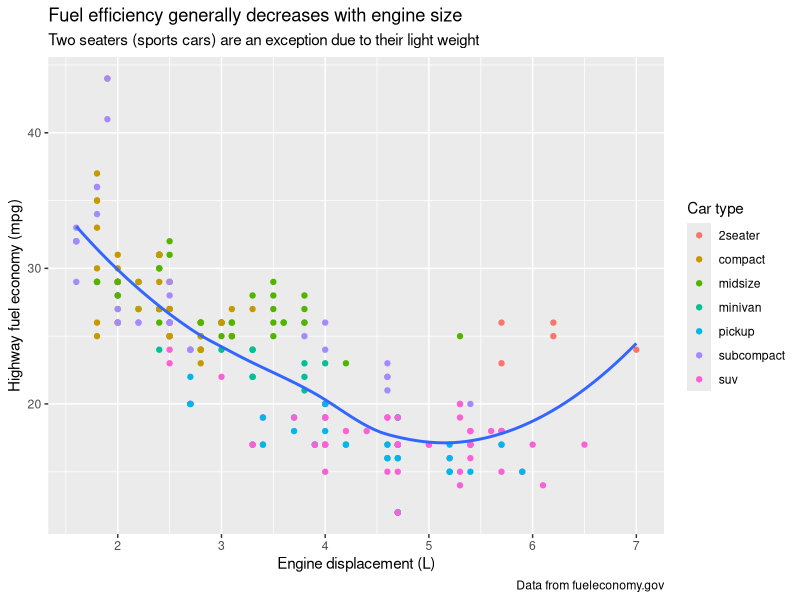
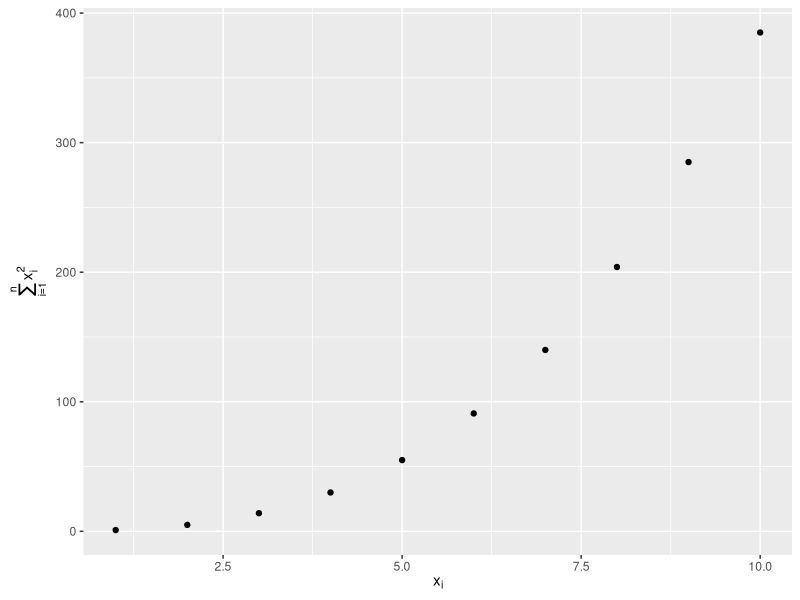
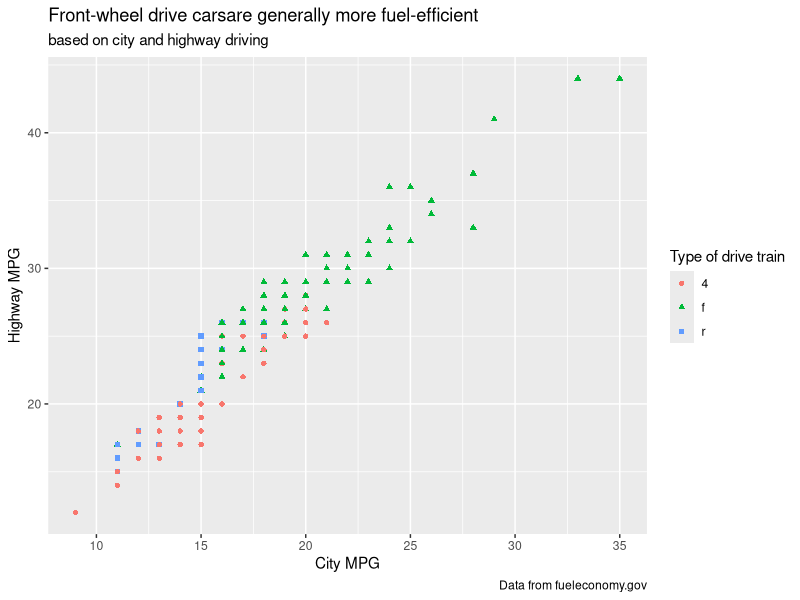
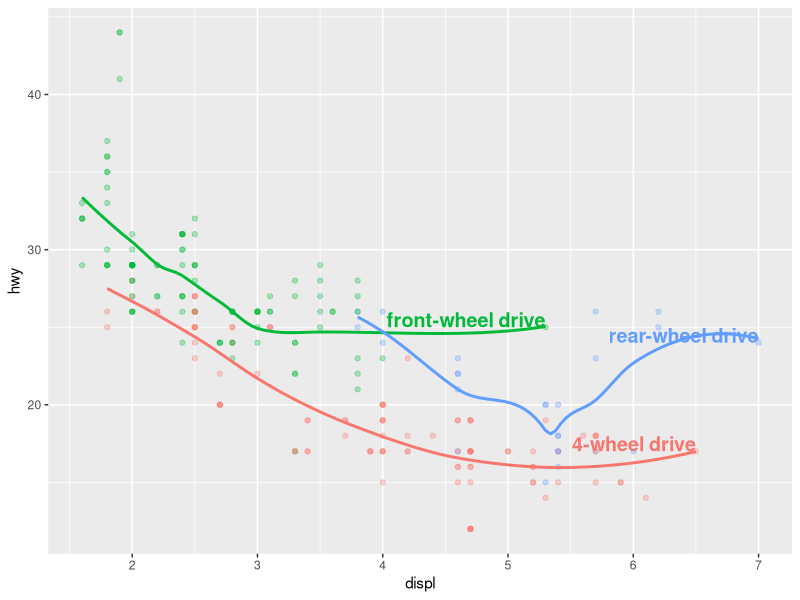
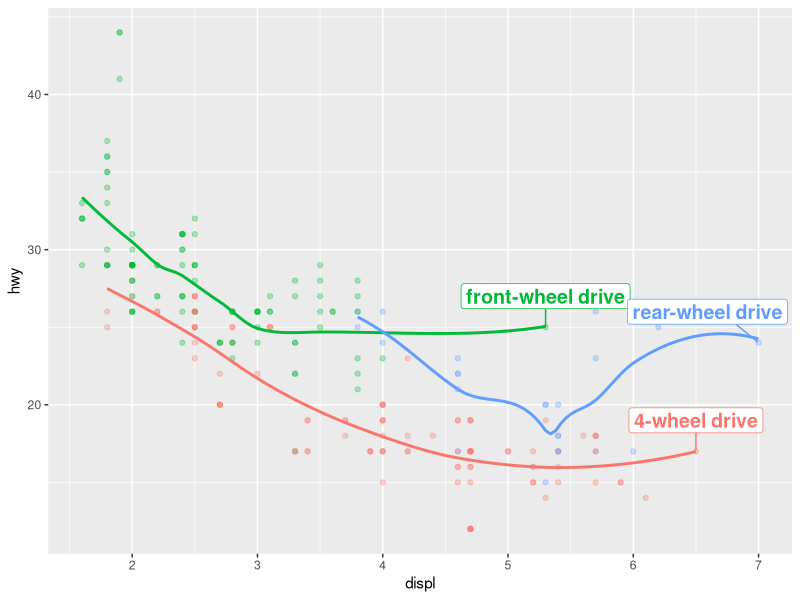
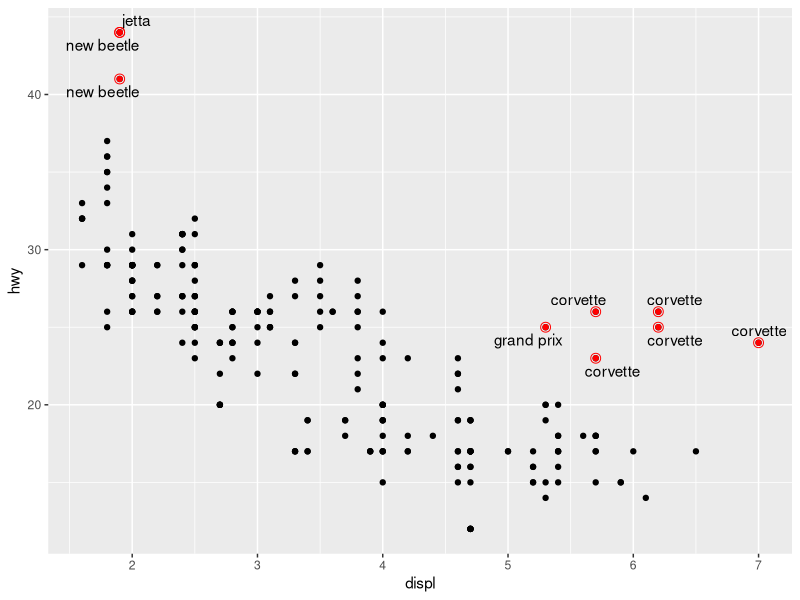
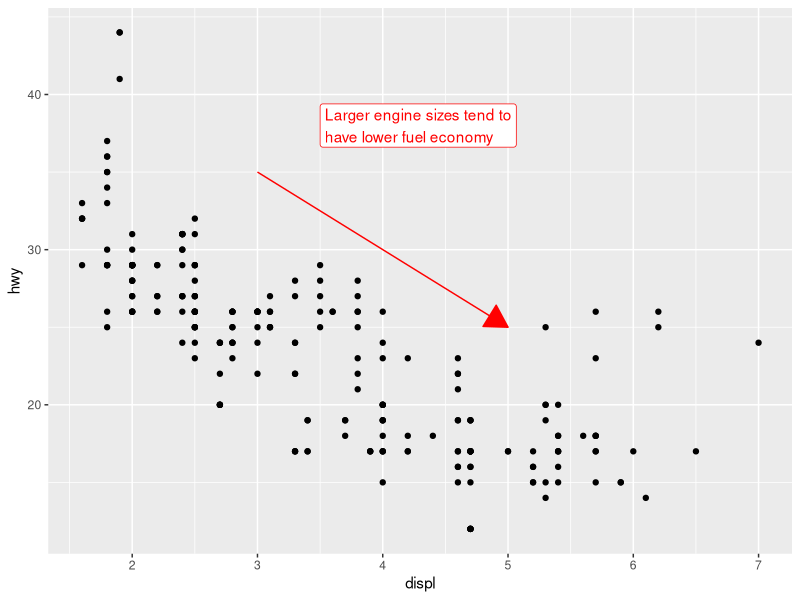
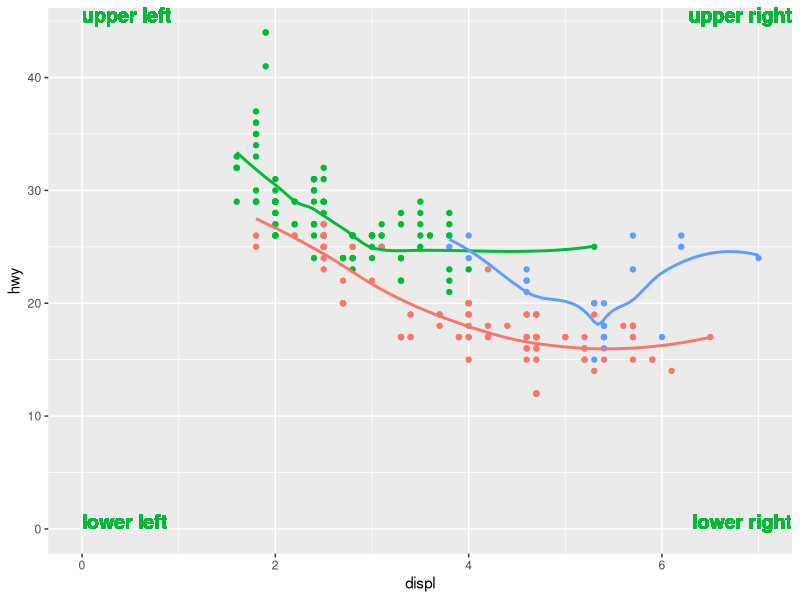

R code for these plots, in order:
## ---- chunk 1
library(tidyverse)
library(scales)
library(ggrepel)
library(patchwork)
## ---- chunk 2
ggplot(mpg, aes(x = displ, y = hwy)) +
  geom_point(aes(color = class)) +
  geom_smooth(se = FALSE) +
  labs(
    x = "Engine displacement (L)",
    y = "Highway fuel economy (mpg)",
    color = "Car type",
    title = "Fuel efficiency generally decreases with engine size",
    subtitle = "Two seaters (sports cars) are an exception due to their light weight",
    caption = "Data from fueleconomy.gov"
  )
## ---- chunk 3
df <- tibble(
  x = 1:10,
  y = cumsum(x^2)
)

ggplot(df, aes(x, y)) +
  geom_point() +
  labs(
    x = quote(x[i]),
    y = quote(sum(x[i] ^ 2, i == 1, n))
  )
## ---- chunk 4
ggplot(mpg, aes(x = cty, y = hwy)) +
  geom_point(aes(color = drv, shape = drv)) +
  labs(
    title = "Front-wheel drive carsare generally more fuel-efficient",
    subtitle = "based on city and highway driving",
    color = "Type of drive train",
    shape = "Type of drive train",
    x = "City MPG",
    y = "Highway MPG",
    color = "Type of drive train",
    caption = "Data from fueleconomy.gov"
  )
## ---- chunk 5
# create a new data frame containing the desired "labels"
label_info <- mpg |> 
  group_by(drv) |> 
  arrange(desc(displ)) |> 
  slice_head(n = 1) |> 
  mutate(
    drive_type = case_when(
      drv == "f" ~ "front-wheel drive",
      drv == "r" ~ "rear-wheel drive",
      drv == "4" ~ "4-wheel drive"
    )
  ) |> 
  select(displ, hwy, drv, drive_type)

# use the new data frame to directly label the mpg data
ggplot(mpg, aes(x = displ, y = hwy, color = drv)) +
  geom_point(alpha = 0.3) +
  geom_smooth(se = FALSE) +
  geom_text(
    data = label_info,
    aes(x = displ, y = hwy, label = drive_type),
    fontface = "bold", size = 5, hjust = "right", vjust = "bottom"
  ) +
  theme(legend.position = "none")
## ---- chunk 6
ggplot(mpg, aes(x = displ, y = hwy, color = drv)) +
  geom_point(alpha = 0.3) +
  geom_smooth(se = FALSE) +
  geom_label_repel(
    data = label_info,
    aes(x = displ, y = hwy, label = drive_type),
    fontface = "bold", size = 5, nudge_y = 2
  ) +
  theme(legend.position = "none")
## ---- chunk 7
potential_outliers <- mpg |> 
  filter(hwy > 40 | (hwy > 20 & displ > 5))

ggplot(mpg, aes(x = displ, y = hwy)) +
  geom_point() +
  geom_text_repel(data = potential_outliers, aes(label = model)) +
  geom_point(data = potential_outliers, color = "red") +
  geom_point(
    data = potential_outliers,
    color = "red", size = 3, shape = "circle open"
  )
## ---- chunk 8
trend_text <- "Larger engine sizes tend to have lower fuel economy" |> 
  str_wrap(width = 30)

trend_text

## ---- chunk 9
ggplot(mpg, aes(x = displ, y = hwy)) +
  geom_point() +
  annotate(
    geom = "label", x = 3.5, y = 38,
    label = trend_text,
    hjust = "left", color = "red"
  ) +
  annotate(
    geom = "segment",
    x = 3, y = 35, xend = 5, yend = 25, color = "red",
    arrow = arrow(type = "closed")
  )
## ---- chunk 10
ggplot(mpg, aes(x = displ, y = hwy, color = drv)) +
  geom_point() +
  geom_smooth(se = FALSE) +
  geom_text(
    aes(x = 0, y = Inf, label = "upper left"),
    fontface = "bold", size = 5, hjust = "left", vjust="top"
  ) +
  geom_text(
    aes(x = Inf, y = Inf, label = "upper right"),
    fontface = "bold", size = 5, hjust = "right", vjust = "top"
  ) +
  geom_text(
    aes(x = 0, y = 0, label = "lower left"),
    fontface = "bold", size = 5, hjust = "left", vjust = "bottom"
  ) +
  geom_text(
    aes(x = Inf, y = 0, label = "lower right"),
    fontface = "bold", size = 5, hjust = "right", vjust = "bottom"
  ) +
  theme(legend.position = "none")
## ---- chunk 11
mid_x = (max(mpg$displ)) / 2
mid_y = (max(mpg$hwy)) / 2

ggplot(mpg, aes(x = displ, y = hwy, color = drv)) +
  geom_point() +
  geom_smooth(se = FALSE) +
  geom_text(
    aes(x = 0, y = Inf, label = "upper left"),
    fontface = "bold", size = 5, hjust = "left", vjust="top"
  ) +
  geom_text(
    aes(x = Inf, y = Inf, label = "upper right"),
    fontface = "bold", size = 5, hjust = "right", vjust = "top"
  ) +
  geom_text(
    aes(x = 0, y = 0, label = "lower left"),
    fontface = "bold", size = 5, hjust = "left", vjust = "bottom"
  ) +
  geom_text(
    aes(x = Inf, y = 0, label = "lower right"),
    fontface = "bold", size = 5, hjust = "right", vjust = "bottom"
  ) +
  annotate(
    geom = "point",
    x = mid_x, y = mid_y, color = "red"
  ) +
  annotate(
    geom = "point",
    x = mid_x, y = mid_y, 
    color = "red", size = 3,
    shape = "circle open"
  ) +
  theme(legend.position = "none")
## ---- chunk 12
ggplot(mpg, aes(x = displ, y = hwy, color = drv)) +
  geom_point() +
  geom_smooth(se = FALSE) +
  facet_grid(drv ~ .) +
  theme(legend.position = "none") +
  geom_text(
    x = 4, y = 30,
    label = "Sample text"
  )
## ---- chunk 13
text_data <- tibble(
  text_label = c("4-wheel drive", "front-wheel drive", "rear-wheel drive"),
  drv = c(4, "f", "r")
)

ggplot(mpg, aes(x = displ, y = hwy, color = drv)) +
  geom_point() +
  geom_smooth(se = FALSE) +
  facet_grid(drv ~ .) +
  geom_text(
    data = text_data,
    aes(x = -Inf, y = -Inf, label = text_label),
    hjust = "left", vjust = "bottom"
  )
## ---- chunk 14
ggplot(mpg, aes(x = displ, y = hwy, color = drv)) +
  geom_point() +
  geom_smooth(se = FALSE) +
  facet_grid(drv ~ .) +
  geom_label(
    data = text_data,
    aes(x = -Inf, y = -Inf, label = text_label),
    hjust = "left", vjust = "bottom",
    label.size = 1
  )
## ---- chunk 15
ggplot(mpg, aes(x = displ, y = hwy, color = drv)) +
  geom_point() +
  scale_y_continuous(breaks = seq(15, 40, by = 5))
## ---- chunk 16
ggplot(mpg, aes(x = displ, y = hwy, color = drv)) +
  geom_point() +
  scale_x_continuous(labels = NULL) +
  scale_y_continuous(label = NULL) +
  scale_color_discrete(labels = c(
    "4" = "4-wheel",
    "f" = "front",
    "r" = "rear"
  ))
## ---- chunk 17
ggplot(diamonds, aes(x = price, y = cut)) +
  geom_boxplot(alpha = 0.05) +
  scale_x_continuous(labels = label_dollar())
## ---- chunk 18
ggplot(diamonds, aes(x = price, y = cut)) +
  geom_boxplot(alpha = 0.05) +
  scale_x_continuous(
    labels = label_dollar(scale = 1/1000, suffix = "K"),
    breaks = seq(1000, 19000, by = 6000)
  )
## ---- chunk 19
ggplot(diamonds, aes(x = cut, fill = clarity)) +
  geom_bar(position = "fill") +
  scale_y_continuous(
    name = "Percentage",
    labels = label_percent()
  )
## ---- chunk 20
presidential |> 
  mutate(id = 33 + row_number()) |> 
  ggplot(aes(x = start, y = id)) +
  geom_point() +
  geom_segment(aes(xend = end, yend = id)) +
  scale_x_date(
    name = NULL, 
    breaks = presidential$start, date_labels = "'%y"
  )
## ---- chunk 21
presidential |> 
  mutate(id = 33 + row_number()) |> 
  ggplot(aes(x = start, y = id)) +
  geom_point() +
  geom_segment(aes(xend = end, yend = id))
## ---- chunk 22
base <- ggplot(mpg, aes(x = displ, y = hwy)) +
  geom_point(aes(color = class))
## ---- chunk 23
base + theme(legend.position = "right")
## ---- chunk 24
base + theme(legend.position = "left")
## ---- chunk 25
base + 
  theme(legend.position = "top") +
  guides(color = guide_legend(nrow = 3))
## ---- chunk 26
base +
  theme(legend.position = "bottom") +
  guides(color = guide_legend(nrow = 3))
## ---- chunk 27
ggplot(mpg, aes(x = displ, y = hwy)) +
  geom_point(aes(color = class)) +
  geom_smooth(se = FALSE) +
  theme(legend.position = "bottom") +
  guides(
    guide_legend(nrow = 2, override.aes = list(size = 4))
  )
## ---- chunk 28
ggplot(diamonds, aes(x = carat, y = price)) +
  geom_bin2d()
## ---- chunk 29
ggplot(diamonds, aes(x = log10(carat), y = log10(price))) +
  geom_bin2d()
## ---- chunk 30
ggplot(diamonds, aes(x = carat, y = price)) +
  geom_bin2d() +
  scale_x_log10() +
  scale_y_log10()
## ---- chunk 31
ggplot(mpg, aes(x = displ, y = hwy)) +
  geom_point(aes(color = drv)) +
  scale_color_brewer(palette = "Set1")
## ---- chunk 32
ggplot(mpg, aes(x = displ, y = hwy)) +
  geom_point(aes(color = drv))
## ---- chunk 33
ggplot(mpg, aes(x = displ, y = hwy)) +
  geom_point(aes(color = drv, shape = drv)) +
  scale_color_brewer(palette = "Set1")
## ---- chunk 34
presidential |> 
  mutate(id = 33 + row_number()) |> 
  ggplot(aes(x = start, y = id, color = party)) +
  geom_point() +
  geom_segment(aes(xend = end, yend = id)) +
  scale_color_manual(
    values = c(Republican = "#E81B23", Democratic = "#00AEF3")
  )
## ---- chunk 35
df <- tibble(
  x = rnorm(10000),
  y = rnorm(10000)
)

# Default colors
ggplot(df, aes(x, y)) +
  geom_hex() +
  coord_fixed() +
  labs(title = "Default, continuous", x = NULL, y = NULL)
## ---- chunk 36
ggplot(df, aes(x, y)) +
  geom_hex() +
  coord_fixed() +
  scale_fill_viridis_c()
  labs(title = "Viridis, continuous", x = NULL, y = NULL)
## ---- chunk 37
ggplot(df, aes(x, y)) +
  geom_hex() +
  coord_fixed() +
  scale_fill_viridis_b() +
  labs(title = "Viridis, binned", x = NULL, y = NULL)
## ---- chunk 38
ggplot(mpg, aes(x = displ, y = hwy)) +
  geom_point(aes(color = drv)) +
  geom_smooth()
## ---- chunk 39
mpg |> 
  filter(displ >= 5 & displ <= 6 & hwy >= 10 & hwy <= 25) |>
  ggplot(aes(x = displ, y = hwy)) +
  geom_point(aes(color = drv)) +
  geom_smooth()
  
## ---- chunk 40
ggplot(mpg, aes(x = displ, y = hwy)) +
  geom_point(aes(color = drv)) +
  geom_smooth() +
  scale_x_continuous(limits = c(5, 6)) +
  scale_y_continuous(limits = c(10, 25))
## ---- chunk 41
ggplot(mpg, aes(x = displ, y = hwy)) +
  geom_point(aes(color = drv)) +
  geom_smooth() +
  coord_cartesian(xlim = c(5, 6), ylim = c(10, 25))
## ---- chunk 42
suv <- mpg |> filter(class == "suv")
compact <- mpg |> filter(class == "compact")

x_scale <- scale_x_continuous(limits = range(mpg$displ))
y_scale <- scale_y_continuous(limits = range(mpg$hwy))
col_scale <- scale_color_discrete(limits = unique(mpg$drv))

ggplot(suv, aes(x = displ, y = hwy, color = drv)) +
  geom_point() +
  x_scale +
  y_scale +
  col_scale

ggplot(compact, aes(x = displ, y = hwy, color = drv)) +
  geom_point() +
  x_scale +
  y_scale +
  col_scale
## ---- chunk 43
df <- tibble(
  x = rnorm(10000),
  y = rnorm(10000)
)

ggplot(df, aes(x, y)) +
  geom_hex() +
  scale_color_gradient(low = "white", high = "red") +
  coord_fixed()
## ---- chunk 44
df <- tibble(
  x = rnorm(10000),
  y = rnorm(10000)
)

ggplot(df, aes(x, y)) +
  geom_hex() +
  scale_fill_gradient(low = "white", high = "red") +
  coord_fixed()
## ---- chunk 45
presidential |>
  mutate(id = 33 + row_number()) |>
  ggplot(aes(x = start, y = id, color = party)) +
  geom_point() +
  geom_segment(aes(xend = end, yend = id)) +
  scale_color_manual(
    values = c(Republican = "#E81B23", 
               Democratic = "#00AEF3")
  ) +
  scale_x_date(
    name = NULL,
    breaks = presidential$start,
    date_labels = "'%y"
  ) +
  theme(legend.position = "bottom")
## ---- chunk 46
presidential |>
  mutate(id = 33 + row_number()) |>
  ggplot(aes(x = start, y = id, color = party)) +
  geom_point() +
  geom_segment(aes(xend = end, yend = id)) +
  scale_color_manual(
    values = c(Republican = "#E81B23", 
               Democratic = "#00AEF3")
  ) +
  scale_x_date(
    name = NULL,
    breaks = presidential$start,
    date_labels = "'%y"
  ) +
  scale_y_continuous(breaks = seq(30, 50, by = 3)) +
  theme(legend.position = "bottom")
## ---- chunk 47
prez <- presidential |>
  mutate(id = 33 + row_number())

prez |>
  ggplot(aes(x = start, y = id, color = party)) +
  geom_point() +
  geom_segment(aes(xend = end, yend = id)) +
  scale_color_manual(
    values = c(Republican = "#E81B23", 
               Democratic = "#00AEF3")
  ) +
  geom_text(aes(
    x = end, y = id, label = name),
    size = 2, hjust = "center", vjust = 2
    ) +
  theme(legend.position = "bottom")
## ---- chunk 48
prez <- presidential |>
  mutate(id = 33 + row_number())

prez |>
  ggplot(aes(x = start, y = id, color = party)) +
  geom_point() +
  geom_segment(aes(xend = end, yend = id)) +
  scale_color_manual(
    values = c(Republican = "#E81B23", 
               Democratic = "#00AEF3")
  ) +
  geom_text(
    aes(x = end, y = id, label = name),
    size = 2, hjust = "center", vjust = 2
    ) +
  geom_vline(
    aes(xintercept = as.Date("2000-01-01")), 
    linewidth = 0.5, 
    color = "red", 
    linetype = 2
  ) +
  geom_text(
    aes(x = as.Date("2000-10-01"), y = 36, label = "Y2K"), 
    color = "red", hjust = "left"
  ) +
  theme(legend.position = "bottom")
## ---- chunk 49
prez |>
  ggplot(aes(x = start, y = id, color = party)) +
  geom_point() +
  geom_segment(aes(xend = end, yend = id)) +
  scale_color_manual(
    values = c(Republican = "#E81B23", 
               Democratic = "#00AEF3")
  ) +
  geom_text(aes(
    x = start, y = id, label = name),
    size = 2, hjust = "left", vjust = 2
    ) +
  scale_x_date(date_breaks = "4 years", date_labels = "'%y") +
  theme(legend.position = "bottom")
## ---- chunk 50
ggplot(diamonds, aes(x = carat, y = price)) +
  geom_point(aes(color = cut), alpha = 1/20)
## ---- chunk 51
ggplot(diamonds, aes(x = carat, y = price)) +
  geom_point(aes(color = cut), alpha = 1/20) +
  scale_color_viridis_d(
    option = "magma",
    guide = guide_legend(override.aes = list(
      size = 3,
      alpha = 1
    ))
  )
  
## ---- chunk 52
ggplot(mpg, aes(x = displ, y = hwy)) +
  geom_point(aes(color = class)) +
  geom_smooth(se = FALSE) +
  theme_bw()
## ---- chunk 53
ggplot(mpg, aes(x = displ, y = hwy)) +
  geom_point(aes(color = class)) +
  geom_smooth(se = FALSE) +
  theme_classic()
## ---- chunk 54
ggplot(mpg, aes(x = displ, y = hwy)) +
  geom_point(aes(color = class)) +
  geom_smooth(se = FALSE) +
  theme_dark()
## ---- chunk 55
ggplot(mpg, aes(x = displ, y = hwy)) +
  geom_point(aes(color = class)) +
  geom_smooth(se = FALSE) +
  theme_gray()
## ---- chunk 56
ggplot(mpg, aes(x = displ, y = hwy)) +
  geom_point(aes(color = class)) +
  geom_smooth(se = FALSE) +
  theme_light()
## ---- chunk 57
ggplot(mpg, aes(x = displ, y = hwy)) +
  geom_point(aes(color = class)) +
  geom_smooth(se = FALSE) +
  theme_linedraw()
## ---- chunk 58
ggplot(mpg, aes(x = displ, y = hwy)) +
  geom_point(aes(color = class)) +
  geom_smooth(se = FALSE) +
  theme_minimal()
## ---- chunk 59
ggplot(mpg, aes(x = displ, y = hwy)) +
  geom_point(aes(color = class)) +
  geom_smooth(se = FALSE) +
  theme_void()
## ---- chunk 60
ggplot(mpg, aes(x = displ, y = hwy, color = drv)) +
  geom_point() +
  labs(
    title = "Larger engine sizes tend to have lower fuel economy",
    caption = "Source: https://fueleconomy.gov."
  ) +
  theme(
    legend.position = c(0.6, 0.7),
    legend.direction = "horizontal",
    legend.box.background = element_rect(color = "black"),
    plot.title = element_text(face = "bold"),
    plot.title.position = "plot",
    plot.caption.position = "plot",
    plot.caption = element_text(hjust = 0)
  )
## ---- chunk 61
p1 <- ggplot(mpg, aes(x = displ, y = hwy)) +
  geom_point() + 
  labs(title = "Plot 1")

p2 <- ggplot(mpg, aes(x = drv, y = hwy)) +
  geom_boxplot() +
  labs(title = "Plot 2")

p1 + p2
## ---- chunk 62
p3 <- ggplot(mpg, aes(x = cty, y = hwy)) +
  geom_point() +
  labs(title = "Plot 3")

(p1 | p3) / p2
## ---- chunk 63
p1 <- ggplot(mpg, aes(x = drv, y = cty, color = drv)) + 
  geom_boxplot(show.legend = FALSE) + 
  labs(title = "Plot 1")

p2 <- ggplot(mpg, aes(x = drv, y = hwy, color = drv)) + 
  geom_boxplot(show.legend = FALSE) + 
  labs(title = "Plot 2")

p3 <- ggplot(mpg, aes(x = cty, color = drv, fill = drv)) + 
  geom_density(alpha = 0.5) + 
  labs(title = "Plot 3")

p4 <- ggplot(mpg, aes(x = hwy, color = drv, fill = drv)) + 
  geom_density(alpha = 0.5) + 
  labs(title = "Plot 4")

p5 <- ggplot(mpg, aes(x = cty, y = hwy, color = drv)) + 
  geom_point(show.legend = FALSE) + 
  facet_wrap(~drv) +
  labs(title = "Plot 5")

(guide_area() / (p1 + p2) / (p3 + p4) / p5) +
  plot_annotation(
    title = "City and highway mileage for cars with different drive trains",
    caption = "Source: https://fueleconomy.gov."
  ) +
  plot_layout(
    guides = "collect",
    heights = c(1, 3, 2, 4)
    ) &
  theme(legend.position = "top")
